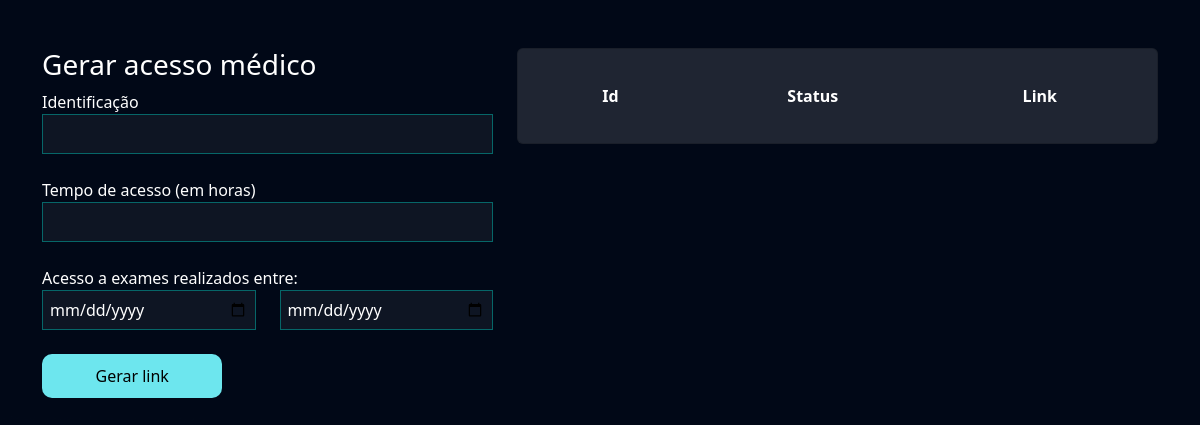
Page /exames/gerar_acesso_medico/ (signed in) on the earlier database version.
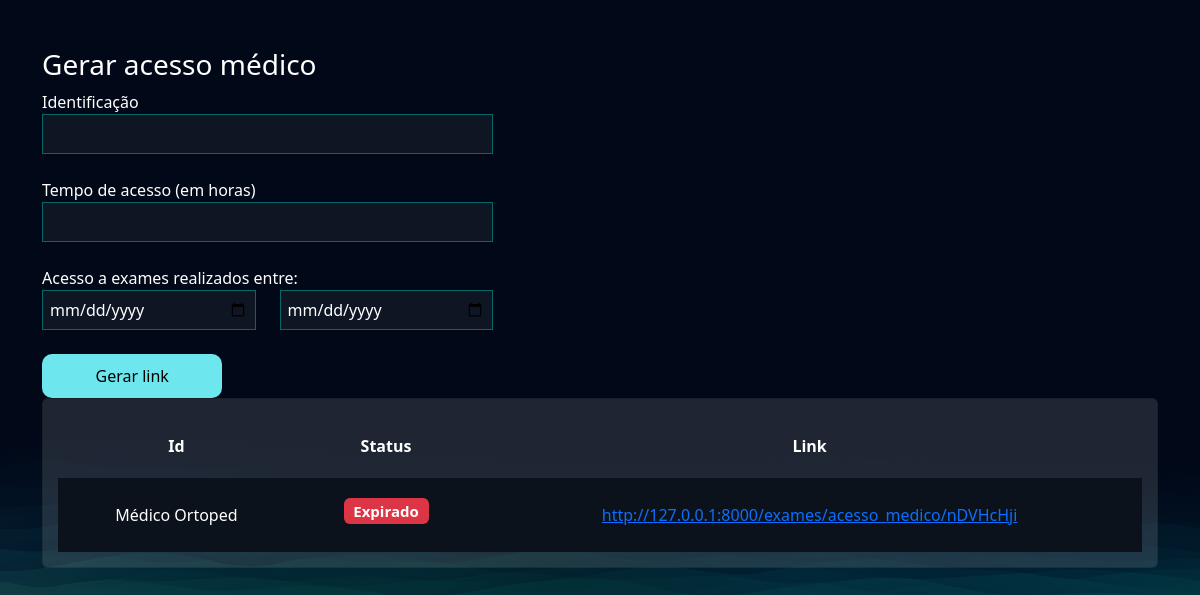
Same page on the later database version.
### exames/models.py (models this page shows, shortened)
class AcessoMedico(models.Model):
    usuario = models.ForeignKey(User, on_delete=models.DO_NOTHING)
    identificacao = models.CharField(max_length=50)
    tempo_de_acesso = models.IntegerField() # Em horas
    criado_em = models.DateTimeField()
    data_exames_iniciais = models.DateField()
    data_exames_finais = models.DateField()
    token = models.CharField(max_length=20, null=True, blank=True)
    @property
    def status(self):
        return 'Expirado' if timezone.now() > (self.criado_em + timedelta(hours=self.tempo_de_acesso)) else 'Ativo'
    @property
    def url(self):
        return f"http://127.0.0.1:8000/exames/acesso_medico/{self.token}"

### exames/views.py (the view, shortened to what this page needs)
# urls.py: path('gerar_acesso_medico/', views.gerar_acesso_medico, name="gerar_acesso_medico"),
@login_required
def gerar_acesso_medico(request):
    if request.method == "GET":
        acessos_medicos = AcessoMedico.objects.filter(usuario=request.user)
        return render(request, 'gerar_acesso_medico.html', {'acessos_medicos': acessos_medicos})

### exames/templates/gerar_acesso_medico.html (shortened to what this page needs)
{% extends "bases/base.html" %}
{% load static %}
{% block 'head' %}
    <link href="{% static 'exames/css/css.css' %}" rel="stylesheet">
    <link href="{% static 'exames/css/gerenciar_pedidos.css' %}" rel="stylesheet">
{% endblock 'head' %}
{% block 'conteudo' %}
    <br>
    <br>
    <div class="container">
        <div class="row">
            <div class="col-md-5">
                <h3>Gerar acesso médico</h3>
                <form action="{% url "gerar_acesso_medico" %}" method="POST">{% csrf_token %}
                    <label for="">Identificação</label>
                    <br>
                    <input style="width: 100%" type="text" name="identificacao" id="" class="input-default">
                    <br>
                    <br>
                    <label for="">Tempo de acesso (em horas)</label>
                    <br>
                    <input style="width: 100%" type="number" name="tempo_de_acesso" id="" class="input-default">
                    <br>
                    <br>
                    <div class="row">
                        <label for="">Acesso a exames realizados entre:</label>
                        <div class="col-md">
                            <input style="width: 100%" type="date" name="data_exame_inicial" id="" class="input-default">
                        </div>
                        <div class="col-md">
                            <input style="width: 100%" type="date" name="data_exame_final" id="" class="input-default">
                            <br>
                            <br>
                        </div>
                    </div>
                    <input style="width: 40%" type="submit" class="btn-default" value="Gerar link">
                </form>
            </div>
            <div class="col-md">
                <div class="card">
                    <table style="text-align: center">
                        <tr>
                          <th>Id</th>
                          <th>Status</th>
                          <th>Link</th>
                        </tr>
                        {% for acesso in acessos_medicos  %}
                            <tr class="linha-tabela">
                                <td>{{acesso.identificacao}}</td>
                                {% if acesso.status == 'Ativo' %}
                                <td><h5><span class="badge bg-success">{{acesso.status}}</span></h5></td>
                                {% else %}
                                <td><h5><span class="badge bg-danger">{{acesso.status}}</span></h5></td>
                                {% endif %}
                                <td><a href="{{acesso.url}}">{{acesso.url}}</a></td>
                            </tr>
                        {% endfor %}
                    </table>
                </div>
            </div>
        </div>
    </div>
{% endblock 'conteudo' %}

Differences in the rows shown:
added AcessoMedico: identificacao "Médico Ortoped", status "Expirado", url "http://127.0.0.1:8000/exames/acesso_medico/nDVHcHji"
